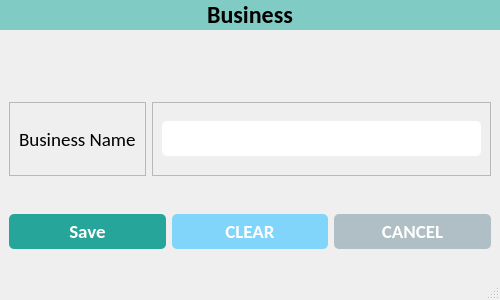
<?xml version="1.0" encoding="UTF-8"?>
<ui version="4.0">
 <class>KhataWindow</class>
 <widget class="QMainWindow" name="KhataWindow">
  <property name="geometry">
   <rect>
    <x>0</x>
    <y>0</y>
    <width>500</width>
    <height>300</height>
   </rect>
  </property>
  <property name="minimumSize">
   <size>
    <width>500</width>
    <height>300</height>
   </size>
  </property>
  <property name="maximumSize">
   <size>
    <width>500</width>
    <height>300</height>
   </size>
  </property>
  <property name="windowTitle">
   <string>Business</string>
  </property>
  <property name="windowIcon">
   <iconset resource="../resources.qrc">
    <normaloff>:/icons/assets/icons/logo.png</normaloff>:/icons/assets/icons/logo.png</iconset>
  </property>
  <property name="iconSize">
   <size>
    <width>32</width>
    <height>32</height>
   </size>
  </property>
  <widget class="QWidget" name="centralwidget">
   <property name="styleSheet">
    <string notr="true">

#label {
	background-color: #80cbc4;
}

#label_5 {
	color: #fff;
}

#btn_save {
	background-color: #26a69a;
	border-radius: 5px;
	padding: 5px 0px;
	color: white;
}

#btn_clear {
	background-color: #81d4fa;
	border-radius: 5px;
	padding: 5px 0px;
	color: white;
}

#btn_cancel {
	background-color: #b0bec5;
	border-radius: 5px;
	padding: 5px 0px;
	color: white;
}

#btn_create_business {
	background-color: #4dd0e1;
	border-radius: 5px;
	padding: 5px 0px;
	color: white;
}

QLineEdit {
	border-radius: 5px;
	padding: 5px 5px;
}

QDateEdit {
	border-radius: 5px;
	padding: 5px 5px;
}

QComboBox {
	border-radius: 5px;
	padding: 5px 5px;
}

QTextEdit {
	border-radius: 10px;
	padding: 0px 0px;
}</string>
   </property>
   <layout class="QVBoxLayout" name="verticalLayout_3">
    <property name="spacing">
     <number>0</number>
    </property>
    <property name="leftMargin">
     <number>0</number>
    </property>
    <property name="topMargin">
     <number>0</number>
    </property>
    <property name="rightMargin">
     <number>0</number>
    </property>
    <property name="bottomMargin">
     <number>0</number>
    </property>
    <item alignment="Qt::AlignTop">
     <widget class="QLabel" name="label">
      <property name="font">
       <font>
        <family>Calibri</family>
        <pointsize>18</pointsize>
        <weight>75</weight>
        <bold>true</bold>
       </font>
      </property>
      <property name="text">
       <string>Business</string>
      </property>
      <property name="alignment">
       <set>Qt::AlignCenter</set>
      </property>
      <property name="margin">
       <number>10</number>
      </property>
     </widget>
    </item>
    <item>
     <widget class="QWidget" name="widget" native="true">
      <layout class="QHBoxLayout" name="horizontalLayout">
       <item>
        <widget class="QFrame" name="frame">
         <property name="frameShape">
          <enum>QFrame::StyledPanel</enum>
         </property>
         <property name="frameShadow">
          <enum>QFrame::Raised</enum>
         </property>
         <layout class="QVBoxLayout" name="verticalLayout_2">
          <item>
           <widget class="QLabel" name="lbl_username">
            <property name="font">
             <font>
              <family>Calibri</family>
              <pointsize>14</pointsize>
             </font>
            </property>
            <property name="text">
             <string>Business Name</string>
            </property>
           </widget>
          </item>
         </layout>
        </widget>
       </item>
       <item>
        <widget class="QFrame" name="frame_2">
         <property name="frameShape">
          <enum>QFrame::StyledPanel</enum>
         </property>
         <property name="frameShadow">
          <enum>QFrame::Raised</enum>
         </property>
         <layout class="QVBoxLayout" name="verticalLayout">
          <item>
           <widget class="QLineEdit" name="txt_khata">
            <property name="minimumSize">
             <size>
              <width>0</width>
              <height>35</height>
             </size>
            </property>
            <property name="maximumSize">
             <size>
              <width>16777215</width>
              <height>35</height>
             </size>
            </property>
            <property name="font">
             <font>
              <family>Calibri</family>
              <pointsize>14</pointsize>
             </font>
            </property>
           </widget>
          </item>
         </layout>
        </widget>
       </item>
      </layout>
     </widget>
    </item>
    <item>
     <widget class="QWidget" name="bottom_widget" native="true">
      <layout class="QHBoxLayout" name="horizontalLayout_2">
       <item>
        <widget class="QPushButton" name="btn_save">
         <property name="font">
          <font>
           <family>Calibri</family>
           <pointsize>14</pointsize>
           <weight>75</weight>
           <bold>true</bold>
          </font>
         </property>
         <property name="cursor">
          <cursorShape>OpenHandCursor</cursorShape>
         </property>
         <property name="text">
          <string>Save</string>
         </property>
         <property name="icon">
          <iconset resource="../resources.qrc">
           <normaloff>:/icons/assets/icons/save.png</normaloff>:/icons/assets/icons/save.png</iconset>
         </property>
         <property name="iconSize">
          <size>
           <width>32</width>
           <height>32</height>
          </size>
         </property>
        </widget>
       </item>
       <item>
        <widget class="QPushButton" name="btn_clear">
         <property name="font">
          <font>
           <family>Calibri</family>
           <pointsize>14</pointsize>
           <weight>75</weight>
           <bold>true</bold>
          </font>
         </property>
         <property name="cursor">
          <cursorShape>OpenHandCursor</cursorShape>
         </property>
         <property name="text">
          <string>CLEAR</string>
         </property>
         <property name="icon">
          <iconset resource="../resources.qrc">
           <normaloff>:/icons/assets/icons/clear.png</normaloff>:/icons/assets/icons/clear.png</iconset>
         </property>
         <property name="iconSize">
          <size>
           <width>32</width>
           <height>32</height>
          </size>
         </property>
        </widget>
       </item>
       <item>
        <widget class="QPushButton" name="btn_cancel">
         <property name="font">
          <font>
           <family>Calibri</family>
           <pointsize>14</pointsize>
           <weight>75</weight>
           <bold>true</bold>
          </font>
         </property>
         <property name="cursor">
          <cursorShape>OpenHandCursor</cursorShape>
         </property>
         <property name="text">
          <string>CANCEL</string>
         </property>
         <property name="icon">
          <iconset resource="../resources.qrc">
           <normaloff>:/icons/assets/icons/close.png</normaloff>:/icons/assets/icons/close.png</iconset>
         </property>
         <property name="iconSize">
          <size>
           <width>32</width>
           <height>32</height>
          </size>
         </property>
        </widget>
       </item>
      </layout>
     </widget>
    </item>
   </layout>
  </widget>
  <widget class="QStatusBar" name="statusbar"/>
 </widget>
 <resources>
  <include location="../resources.qrc"/>
 </resources>
 <connections/>
</ui>
